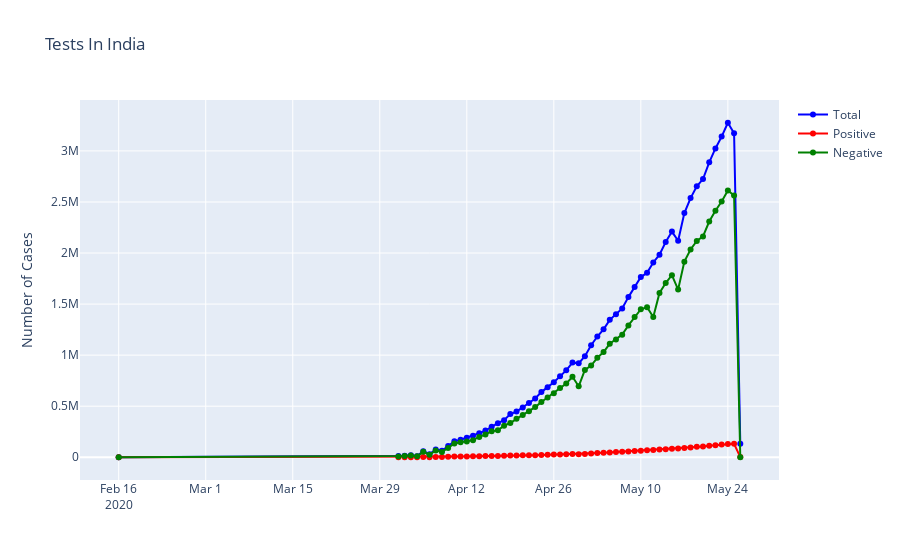

The notebook cell saved with this chart:
### Code cell
#Graphical Representation of tests
total = test.groupby('Date').sum()['TotalSamples'].reset_index()
positive = test.groupby('Date').sum()['Positive'].reset_index()
negative = test.groupby('Date').sum()['Negative'].reset_index()

fig = go.Figure()
fig.add_trace(go.Scatter(x=total['Date'], y=total['TotalSamples'], mode='lines+markers', name='Total',line=dict(color='blue', width=2)))
fig.add_trace(go.Scatter(x=positive['Date'], y=positive['Positive'], mode='lines+markers', name='Positive', line=dict(color='Red', width=2)))
fig.add_trace(go.Scatter(x=negative['Date'], y=negative['Negative'], mode='lines+markers', name='Negative', line=dict(color='Green', width=2)))
fig.update_layout(title='Tests In India', xaxis_tickfont_size=12,yaxis=dict(title='Number of Cases'))
fig.show()
